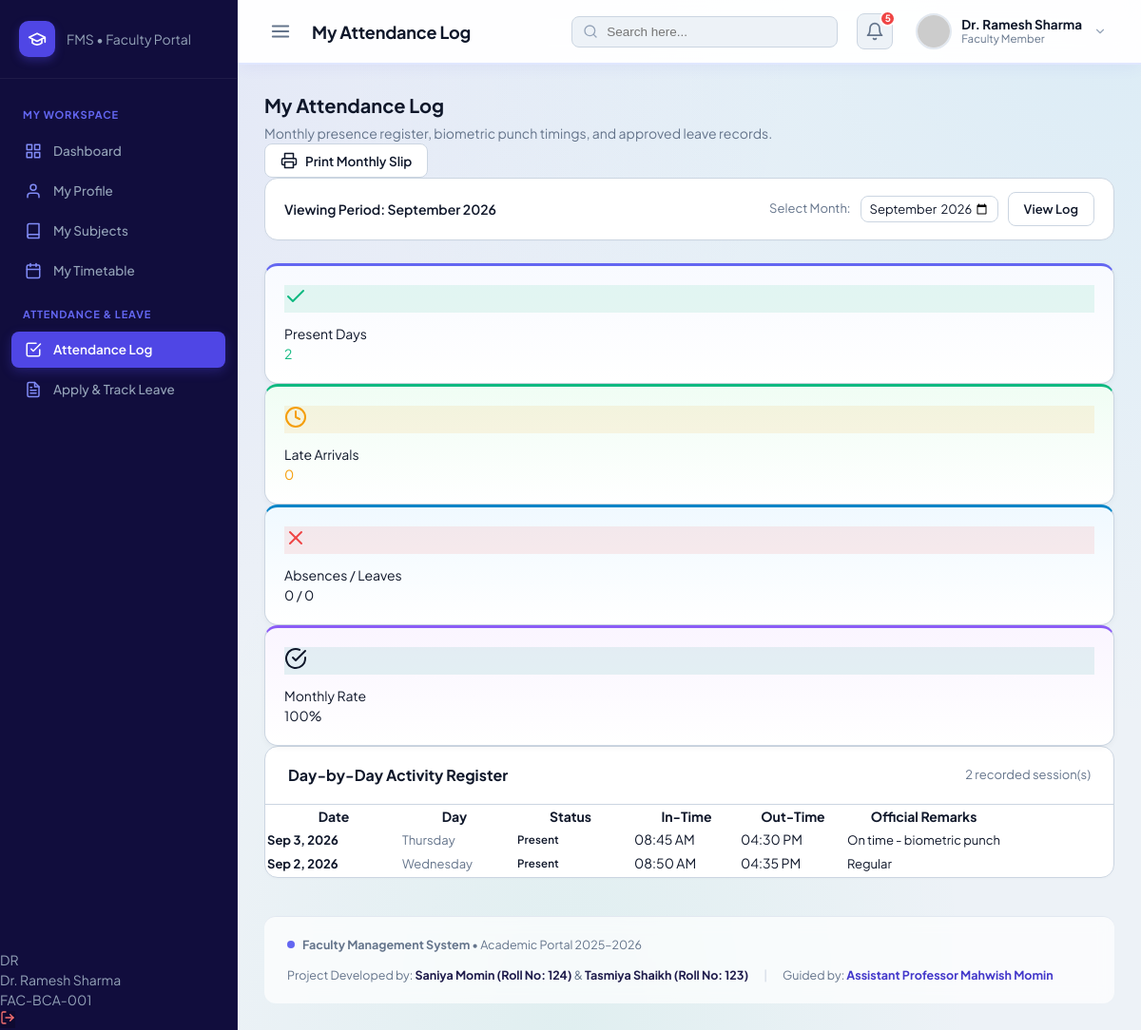
The app's page /fms/faculty/attendance.php (signed in) with its own data.
### tables this page shows
CREATE TABLE `attendance` (
  `id` INT AUTO_INCREMENT PRIMARY KEY,
  `faculty_id` INT NOT NULL,
  `attendance_date` DATE NOT NULL,
  `status` ENUM('Present', 'Absent', 'On Leave', 'Late') NOT NULL DEFAULT 'Present',
  `in_time` TIME DEFAULT NULL,
  `out_time` TIME DEFAULT NULL,
  `remarks` VARCHAR(255) DEFAULT NULL,
  `recorded_by` INT DEFAULT NULL,
  `created_at` TIMESTAMP DEFAULT CURRENT_TIMESTAMP,
  UNIQUE KEY `unique_faculty_attendance_date` (`faculty_id`, `attendance_date`),
  INDEX `idx_attendance_date` (`attendance_date`),
  INDEX `idx_attendance_status` (`status`),
  CONSTRAINT `fk_attendance_faculty` FOREIGN KEY (`faculty_id`) 
    REFERENCES `faculty` (`id`) ON DELETE CASCADE ON UPDATE CASCADE,
  CONSTRAINT `fk_attendance_recorder` FOREIGN KEY (`recorded_by`) 
    REFERENCES `users` (`id`) ON DELETE SET NULL ON UPDATE CASCADE
);

### fms/includes/functions.php (called while the page is built, shortened)
<?php
function escape($string) {
    return htmlspecialchars((string)($string ?? ''), ENT_QUOTES, 'UTF-8');
}

### fms/faculty/attendance.php (the view, shortened to what this page needs)
<?php
$db = getDB();
$facultyId = (int)$_SESSION['faculty_id'];
$selectedMonth = $_GET['month'] ?? date('Y-m');
$startDate = $selectedMonth . '-01';
$endDate = date('Y-m-t', strtotime($startDate));
$records = [];
try {
    $stmt = $db->prepare("
        SELECT * FROM attendance
        WHERE faculty_id = ? AND attendance_date BETWEEN ? AND ?
        ORDER BY attendance_date DESC
    ");
    $stmt->execute([$facultyId, $startDate, $endDate]);
    $records = $stmt->fetchAll();
} catch (Exception $e) {
    error_log("Faculty Attendance Error: " . $e->getMessage());
}
$presentCount = 0;
$lateCount = 0;
$absentCount = 0;
$leaveCount = 0;
$totalDays = count($records);
foreach ($records as $r) {
    if ($r['status'] === 'Present') $presentCount++;
    elseif ($r['status'] === 'Late') $lateCount++;
    elseif ($r['status'] === 'Absent') $absentCount++;
    elseif ($r['status'] === 'On-Leave') $leaveCount++;
}
$effectivePresent = $presentCount + $lateCount;
$attendancePct = ($totalDays > 0) ? round(($effectivePresent / $totalDays) * 100, 1) : 100;
include __DIR__ . '/../includes/header.php';
?>
<div class="content-header">
    <div>
        <h2 style="font-size: 20px; font-weight: 700; color: var(--text); margin: 0 0 4px;">My Attendance Log</h2>
        <p style="color: var(--text-muted); font-size: 14px; margin: 0;">Monthly presence register, biometric punch timings, and approved leave records.</p>
    </div>
    <div class="no-print">
        <button type="button" class="btn btn-secondary" onclick="window.print();">
            <svg width="18" height="18" viewBox="0 0 24 24" fill="none" stroke="currentColor" stroke-width="2" stroke-linecap="round" stroke-linejoin="round">
                <polyline points="6 9 6 2 18 2 18 9"/>
                <path d="M6 18H4a2 2 0 0 1-2-2v-5a2 2 0 0 1 2-2h16a2 2 0 0 1 2 2v5a2 2 0 0 1-2 2h-2"/>
                <rect x="6" y="14" width="12" height="8"/>
            </svg>
            Print Monthly Slip
        </button>
    </div>
</div>
<div class="card no-print" style="margin-bottom: 24px;">
    <div class="card-body" style="padding: 14px 20px; display: flex; justify-content: space-between; align-items: center; flex-wrap: wrap; gap: 14px;">
        <div style="font-weight: 600; color: var(--text);">
            Viewing Period: <?php echo date('F Y', strtotime($startDate)); ?>
        </div>
        <form method="GET" action="" style="display: flex; gap: 10px; align-items: center;">
            <label style="font-size: 13px; color: var(--text-muted);">Select Month:</label>
            <input type="month"
                   name="month"
                   class="form-control"
                   value="<?php echo escape($selectedMonth); ?>"
                   max="<?php echo date('Y-m'); ?>"
                   style="font-size: 13px; padding: 4px 8px; width: auto;"
                   onchange="this.form.submit()">
            <button type="submit" class="btn btn-secondary" style="height: 36px; font-size: 13px;">
                View Log
            </button>
        </form>
    </div>
</div>
<div class="stats-grid">
    <div class="stat-card">
        <div class="stat-icon" style="background: rgba(16, 185, 129, 0.1); color: var(--success);">
            <svg width="24" height="24" viewBox="0 0 24 24" fill="none" stroke="currentColor" stroke-width="2" stroke-linecap="round" stroke-linejoin="round">
                <polyline points="20 6 9 17 4 12"/>
            </svg>
        </div>
        <div class="stat-info">
            <div class="stat-label">Present Days</div>
            <div class="stat-value" style="color: var(--success);"><?php echo $presentCount; ?></div>
        </div>
    </div>
    <div class="stat-card">
        <div class="stat-icon" style="background: rgba(245, 158, 11, 0.1); color: var(--warning);">
            <svg width="24" height="24" viewBox="0 0 24 24" fill="none" stroke="currentColor" stroke-width="2" stroke-linecap="round" stroke-linejoin="round">
                <circle cx="12" cy="12" r="10"/>
                <polyline points="12 6 12 12 16 14"/>
            </svg>
        </div>
        <div class="stat-info">
            <div class="stat-label">Late Arrivals</div>
            <div class="stat-value" style="color: var(--warning);"><?php echo $lateCount; ?></div>
        </div>
    </div>
    <div class="stat-card">
        <div class="stat-icon" style="background: rgba(239, 68, 68, 0.1); color: var(--danger);">
            <svg width="24" height="24" viewBox="0 0 24 24" fill="none" stroke="currentColor" stroke-width="2" stroke-linecap="round" stroke-linejoin="round">
                <line x1="18" y1="6" x2="6" y2="18"/>
                <line x1="6" y1="6" x2="18" y2="18"/>
            </svg>
        </div>
        <div class="stat-info">
            <div class="stat-label">Absences / Leaves</div>
            <div class="stat-value"><?php echo $absentCount; ?> / <?php echo $leaveCount; ?></div>
        </div>
    </div>
    <div class="stat-card">
        <div class="stat-icon" style="background: rgba(13, 148, 136, 0.1); color: var(--accent);">
            <svg width="24" height="24" viewBox="0 0 24 24" fill="none" stroke="currentColor" stroke-width="2" stroke-linecap="round" stroke-linejoin="round">
                <path d="M22 11.08V12a10 10 0 1 1-5.93-9.14"/>
                <polyline points="22 4 12 14.01 9 11.01"/>
            </svg>
        </div>
        <div class="stat-info">
            <div class="stat-label">Monthly Rate</div>
            <div class="stat-value"><?php echo $attendancePct; ?>%</div>
        </div>
    </div>
</div>
<div class="card">
    <div class="card-header">
        <h3 class="card-title">Day-by-Day Activity Register</h3>
        <span style="font-size: 13px; color: var(--text-muted);"><?php echo $totalDays; ?> recorded session(s)</span>
    </div>
    <div class="table-responsive">
        <table class="table">
            <thead>
                <tr>
                    <th style="width: 140px;">Date</th>
                    <th style="width: 110px;">Day</th>
                    <th style="width: 130px;">Status</th>
                    <th style="width: 110px;">In-Time</th>
                    <th style="width: 110px;">Out-Time</th>
                    <th>Official Remarks</th>
                </tr>
            </thead>
            <tbody>
                <?php if (empty($records)): ?>
                    <tr>
                        <td colspan="6" style="text-align: center; color: var(--text-muted); padding: 30px;">
                            No attendance records posted for <?php echo date('F Y', strtotime($startDate)); ?>.
                        </td>
                    </tr>
                <?php else: ?>
                    <?php foreach ($records as $row):
                        $badgeClass = 'badge-success';
                    ?>
                        <tr>
                            <td>
                                <strong style="font-size: 13px; color: var(--text);">
                                    <?php echo date('M j, Y', strtotime($row['attendance_date'])); ?>
                                </strong>
                            </td>
                            <td>
                                <span style="font-size: 13px; color: var(--text-muted);">
                                    <?php echo date('l', strtotime($row['attendance_date'])); ?>
                                </span>
                            </td>
                            <td>
                                <span class="badge <?php echo $badgeClass; ?>" style="font-weight: 600;">
                                    <?php echo escape($row['status']); ?>
                                </span>
                            </td>
                            <td>
                                <?php echo !empty($row['in_time']) ? date('h:i A', strtotime($row['in_time'])) : '<span style="color:var(--text-muted);">&ndash;</span>'; ?>
                            </td>
                            <td>
                                <?php echo !empty($row['out_time']) ? date('h:i A', strtotime($row['out_time'])) : '<span style="color:var(--text-muted);">&ndash;</span>'; ?>
                            </td>
                            <td>
                                <?php if (!empty($row['remarks'])): ?>
                                    <span style="font-size: 13px; color: var(--text);"><?php echo escape($row['remarks']); ?></span>
                                <?php else: ?>
                                    <span style="color: var(--text-muted); font-size: 12px;">Regular duty</span>
                                <?php endif; ?>
                            </td>
                        </tr>
                    <?php endforeach; ?>
                <?php endif; ?>
            </tbody>
        </table>
    </div>
</div>
<?php include __DIR__ . '/../includes/footer.php'; ?>

### fms/assets/css/style.css (style rules this page uses)
:root { --primary: #4F46E5; --primary-hover: #4338CA; --primary-light: #EEF2FF; --sidebar-bg: #110D3D; --sidebar-hover: rgba(255, 255, 255, 0.07); --sidebar-active: #4F46E5; --sidebar-text: #94A3B8; --sidebar-text-active: #FFFFFF; --sidebar-header: #6366F1; --bg-main: #EDF2F7; --surface: #FFFFFF; --surface-subtle: #E2E8F0; --text-main: #0F172A; --text-muted: #64748B; --text-light: #94A3B8; --border: #CBD5E1; --border-light: #E2E8F0; --success: #10B981; --success-bg: #DCFCE7; --success-text: #15803D; --warning: #F59E0B; --warning-bg: #FEF3C7; --warning-text: #B45309; --danger: #EF4444; --danger-bg: #FEE2E2; --danger-text: #B91C1C; --info: #0284C7; --info-bg: #E0F2FE; --info-text: #0369A1; --sidebar-width: 250px; --topbar-height: 68px; --radius-sm: 6px; --radius-md: 10px; --radius-lg: 14px; }
*, *::before, *::after { box-sizing: border-box; margin: 0; padding: 0; }
body { font-family: 'Plus Jakarta Sans', -apple-system, BlinkMacSystemFont, "Segoe UI", Roboto, sans-serif; background-color: #EDF2F7; background-image: radial-gradient(at 0% 0%, rgba(99, 102, 241, 0.09) 0px, transparent 50%), radial-gradient(at 100% 0%, rgba(14, 165, 233, 0.08) 0px, transparent 50%), radial-gradient(at 50% 100%, rgba(16, 185, 129, 0.06) 0px, transparent 50%); background-attachment: fixed; color: var(--text-main); font-size: 14px; line-height: 1.5; -webkit-font-smoothing: antialiased; }
.stat-card { background: #FFFFFF; border: 1px solid var(--border); border-radius: var(--radius-lg); padding: 20px; display: flex; flex-direction: column; gap: 12px; box-shadow: 0 2px 6px rgba(0, 0, 0, 0.04); transition: transform 0.2s ease, box-shadow 0.2s ease, border-color 0.2s ease; position: relative; overflow: hidden; }
.stat-card:nth-child(1) { border-top: 3.5px solid #6366F1; background: linear-gradient(180deg, #F8FAFF 0%, #FFFFFF 100%); }
.stat-card:nth-child(2) { border-top: 3.5px solid #10B981; background: linear-gradient(180deg, #F0FDF4 0%, #FFFFFF 100%); }
.stat-card:nth-child(3) { border-top: 3.5px solid #0284C7; background: linear-gradient(180deg, #F0F9FF 0%, #FFFFFF 100%); }
.stat-card:nth-child(4) { border-top: 3.5px solid #8B5CF6; background: linear-gradient(180deg, #FAF5FF 0%, #FFFFFF 100%); }
.badge { display: inline-flex; align-items: center; padding: 3px 9px; border-radius: 9999px; font-size: 11.5px; font-weight: 600; letter-spacing: 0.01em; white-space: nowrap; }
.card { background: #FFFFFF; border: 1px solid var(--border); border-radius: var(--radius-lg); box-shadow: 0 1px 3px rgba(0, 0, 0, 0.02); overflow: hidden; }
.card-header { padding: 18px 24px; border-bottom: 1px solid var(--border); display: flex; align-items: center; justify-content: space-between; flex-wrap: wrap; gap: 12px; }
.card-title { font-size: 16px; font-weight: 700; color: var(--text-main); }
.card-body { padding: 24px; }
.form-control, .form-select { background: #FFFFFF; border: 1px solid var(--border); border-radius: 8px; padding: 8px 14px; font-size: 13.5px; color: var(--text-main); outline: none; transition: all 0.15s ease; font-family: inherit; }
.btn { display: inline-flex; align-items: center; justify-content: center; gap: 8px; padding: 8px 16px; border-radius: 8px; font-size: 13.5px; font-weight: 600; cursor: pointer; transition: all 0.15s ease; border: 1px solid transparent; text-decoration: none; font-family: inherit; }
.btn-secondary { background: #FFFFFF; border-color: var(--border); color: var(--text-main); }
.table-responsive { width: 100%; overflow-x: auto; }

### records on screen
attendance: attendance_date "Sep 3, 2026", attendance_date "Thursday", status "Present", in_time "08:45 AM", out_time "04:30 PM", remarks "On time - biometric punch"
attendance: attendance_date "Sep 2, 2026", attendance_date "Wednesday", status "Present", in_time "08:50 AM", out_time "04:35 PM", remarks "Regular"

### other values on screen
substr(escape($facName), 0, 2) "DR"
$facName "Dr. Ramesh Sharma"
$facEmpId "FAC-BCA-001"
$pageTitle "My Attendance Log"
$currentUser['full_name'] ?: 'Administrator' "Dr. Ramesh Sharma"
$presentCount "2"
$lateCount "0"
$absentCount "0"
$leaveCount "0"
$attendancePct "100"
$totalDays "2"
